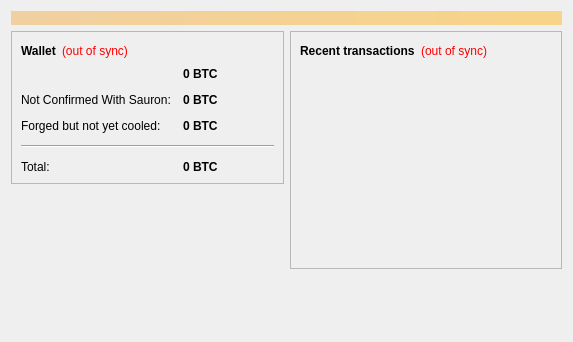
<?xml version="1.0" encoding="UTF-8"?>
<ui version="4.0">
 <class>OverviewPage</class>
 <widget class="QWidget" name="OverviewPage">
  <property name="geometry">
   <rect>
    <x>0</x>
    <y>0</y>
    <width>573</width>
    <height>342</height>
   </rect>
  </property>
  <property name="windowTitle">
   <string>Form</string>
  </property>
  <layout class="QVBoxLayout" name="topLayout">
   <item>
    <widget class="QLabel" name="labelAlerts">
     <property name="visible">
      <bool>false</bool>
     </property>
     <property name="styleSheet">
      <string notr="true">background-color: qlineargradient(x1: 0, y1: 0, x2: 1, y2: 0, stop:0 #F0D0A0, stop:1 #F8D488); color:#000000;</string>
     </property>
     <property name="wordWrap">
      <bool>true</bool>
     </property>
     <property name="margin">
      <number>3</number>
     </property>
    </widget>
   </item>
   <item>
    <layout class="QHBoxLayout" name="horizontalLayout" stretch="1,1">
     <item>
      <layout class="QVBoxLayout" name="verticalLayout_2">
       <item>
        <widget class="QFrame" name="frame">
         <property name="frameShape">
          <enum>QFrame::StyledPanel</enum>
         </property>
         <property name="frameShadow">
          <enum>QFrame::Raised</enum>
         </property>
         <layout class="QVBoxLayout" name="verticalLayout_4">
          <item>
           <layout class="QHBoxLayout" name="horizontalLayout_4">
            <item>
             <widget class="QLabel" name="label_5">
              <property name="font">
               <font>
                <weight>75</weight>
                <bold>true</bold>
               </font>
              </property>
              <property name="text">
               <string>Wallet</string>
              </property>
             </widget>
            </item>
            <item>
             <widget class="QLabel" name="labelWalletStatus">
              <property name="toolTip">
               <string>The displayed information may be out of date. Your wallet automatically synchronizes with the SauronRings network after a connection is established, but this process has not completed yet.</string>
              </property>
              <property name="styleSheet">
               <string notr="true">QLabel { color: red; }</string>
              </property>
              <property name="text">
               <string notr="true">(out of sync)</string>
              </property>
              <property name="alignment">
               <set>Qt::AlignLeading|Qt::AlignLeft|Qt::AlignVCenter</set>
              </property>
             </widget>
            </item>
            <item>
             <spacer name="horizontalSpacer_2">
              <property name="orientation">
               <enum>Qt::Horizontal</enum>
              </property>
              <property name="sizeHint" stdset="0">
               <size>
                <width>40</width>
                <height>20</height>
               </size>
              </property>
             </spacer>
            </item>
           </layout>
          </item>
          <item>
           <layout class="QFormLayout" name="formLayout_2">
            <property name="fieldGrowthPolicy">
             <enum>QFormLayout::AllNonFixedFieldsGrow</enum>
            </property>
            <property name="horizontalSpacing">
             <number>12</number>
            </property>
            <property name="verticalSpacing">
             <number>12</number>
            </property>
            <item row="0" column="0">
             <widget class="QLabel" name="label">
              <property name="text">
               <string>Confirmed and in Sauron's Logbooks:</string>
               <string>Confirmed and in Sauron's Logbooks:</string>
              </property>
             </widget>
            </item>
            <item row="0" column="1">
             <widget class="QLabel" name="labelBalance">
              <property name="font">
               <font>
                <weight>75</weight>
                <bold>true</bold>
               </font>
              </property>
              <property name="cursor">
               <cursorShape>IBeamCursor</cursorShape>
              </property>
              <property name="toolTip">
               <string>Your current spendable balance</string>
              </property>
              <property name="text">
               <string notr="true">0 BTC</string>
              </property>
              <property name="textInteractionFlags">
               <set>Qt::LinksAccessibleByMouse|Qt::TextSelectableByKeyboard|Qt::TextSelectableByMouse</set>
              </property>
             </widget>
            </item>
            <item row="1" column="0">
             <widget class="QLabel" name="label_3">
              <property name="text">
               <string>Not Confirmed With Sauron:</string>
              </property>
             </widget>
            </item>
            <item row="1" column="1">
             <widget class="QLabel" name="labelUnconfirmed">
              <property name="font">
               <font>
                <weight>75</weight>
                <bold>true</bold>
               </font>
              </property>
              <property name="cursor">
               <cursorShape>IBeamCursor</cursorShape>
              </property>
              <property name="toolTip">
               <string>Total of transactions that have yet to be confirmed, and do not yet count toward the spendable balance</string>
              </property>
              <property name="text">
               <string notr="true">0 BTC</string>
              </property>
              <property name="textInteractionFlags">
               <set>Qt::LinksAccessibleByMouse|Qt::TextSelectableByKeyboard|Qt::TextSelectableByMouse</set>
              </property>
             </widget>
            </item>
            <item row="2" column="0">
             <widget class="QLabel" name="labelImmatureText">
              <property name="text">
               <string>Forged but not yet cooled:</string>
              </property>
             </widget>
            </item>
            <item row="2" column="1">
             <widget class="QLabel" name="labelImmature">
              <property name="font">
               <font>
                <weight>75</weight>
                <bold>true</bold>
               </font>
              </property>
              <property name="toolTip">
               <string>Forged balance that has not yet cooled</string>
              </property>
              <property name="text">
               <string notr="true">0 BTC</string>
              </property>
              <property name="textInteractionFlags">
               <set>Qt::LinksAccessibleByMouse|Qt::TextSelectableByKeyboard|Qt::TextSelectableByMouse</set>
              </property>
             </widget>
            </item>
            <item row="3" column="0" colspan="2">
             <widget class="Line" name="line">
              <property name="orientation">
               <enum>Qt::Horizontal</enum>
              </property>
             </widget>
            </item>
            <item row="4" column="0">
             <widget class="QLabel" name="labelTotalText">
              <property name="text">
               <string>Total:</string>
              </property>
             </widget>
            </item>
            <item row="4" column="1">
             <widget class="QLabel" name="labelTotal">
              <property name="font">
               <font>
                <weight>75</weight>
                <bold>true</bold>
               </font>
              </property>
              <property name="cursor">
               <cursorShape>IBeamCursor</cursorShape>
              </property>
              <property name="toolTip">
               <string>Your current total balance</string>
              </property>
              <property name="text">
               <string notr="true">0 BTC</string>
              </property>
              <property name="textInteractionFlags">
               <set>Qt::LinksAccessibleByMouse|Qt::TextSelectableByKeyboard|Qt::TextSelectableByMouse</set>
              </property>
             </widget>
            </item>
           </layout>
          </item>
         </layout>
        </widget>
       </item>
       <item>
        <spacer name="verticalSpacer">
         <property name="orientation">
          <enum>Qt::Vertical</enum>
         </property>
         <property name="sizeHint" stdset="0">
          <size>
           <width>20</width>
           <height>40</height>
          </size>
         </property>
        </spacer>
       </item>
       <item>
        <widget class="QLabel" name="label_2">
         <property name="text">
          <string/>
         </property>
         <property name="pixmap">
          <pixmap resource="../bitcoin.qrc">:/icons/bitcoin</pixmap>
         </property>
        </widget>
       </item>
      </layout>
     </item>
     <item>
      <layout class="QVBoxLayout" name="verticalLayout_3">
       <item>
        <widget class="QFrame" name="frame_2">
         <property name="frameShape">
          <enum>QFrame::StyledPanel</enum>
         </property>
         <property name="frameShadow">
          <enum>QFrame::Raised</enum>
         </property>
         <layout class="QVBoxLayout" name="verticalLayout">
          <item>
           <layout class="QHBoxLayout" name="horizontalLayout_2">
            <item>
             <widget class="QLabel" name="label_4">
              <property name="text">
               <string>&lt;b&gt;Recent transactions&lt;/b&gt;</string>
              </property>
             </widget>
            </item>
            <item>
             <widget class="QLabel" name="labelTransactionsStatus">
              <property name="toolTip">
               <string>The displayed information may be out of date. Your wallet automatically synchronizes with the SauronRings network after a connection is established, but this process has not completed yet.</string>
              </property>
              <property name="styleSheet">
               <string notr="true">QLabel { color: red; }</string>
              </property>
              <property name="text">
               <string notr="true">(out of sync)</string>
              </property>
              <property name="alignment">
               <set>Qt::AlignRight|Qt::AlignTrailing|Qt::AlignVCenter</set>
              </property>
             </widget>
            </item>
            <item>
             <spacer name="horizontalSpacer">
              <property name="orientation">
               <enum>Qt::Horizontal</enum>
              </property>
              <property name="sizeHint" stdset="0">
               <size>
                <width>40</width>
                <height>20</height>
               </size>
              </property>
             </spacer>
            </item>
           </layout>
          </item>
          <item>
           <widget class="QListView" name="listTransactions">
            <property name="styleSheet">
             <string notr="true">QListView { background: transparent; }</string>
            </property>
            <property name="frameShape">
             <enum>QFrame::NoFrame</enum>
            </property>
            <property name="verticalScrollBarPolicy">
             <enum>Qt::ScrollBarAlwaysOff</enum>
            </property>
            <property name="horizontalScrollBarPolicy">
             <enum>Qt::ScrollBarAlwaysOff</enum>
            </property>
            <property name="selectionMode">
             <enum>QAbstractItemView::NoSelection</enum>
            </property>
           </widget>
          </item>
         </layout>
        </widget>
       </item>
       <item>
        <spacer name="verticalSpacer_2">
         <property name="orientation">
          <enum>Qt::Vertical</enum>
         </property>
         <property name="sizeHint" stdset="0">
          <size>
           <width>20</width>
           <height>40</height>
          </size>
         </property>
        </spacer>
       </item>
      </layout>
     </item>
    </layout>
   </item>
  </layout>
 </widget>
 <resources>
  <include location="../bitcoin.qrc"/>
 </resources>
 <connections/>
</ui>
